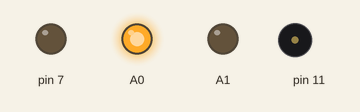
This sketch was run on a simulated Arduino Uno, built with avr-gcc and run on an emulated ATmega328P. Shown: output pins drawn as LEDs (lit = HIGH), buzzer (waves = sounding). Pins used as bus, display or sensor lines are not drawn.

Above: at 0.2 s.
At 1.7 s:
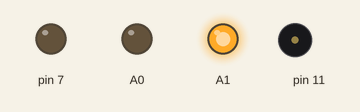
At 3.05 s:
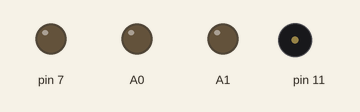
At 5.8 s:
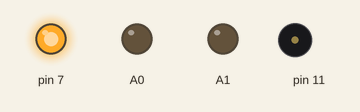
Timing chart, 0 to 7.1 s (numbered marks = the images above):
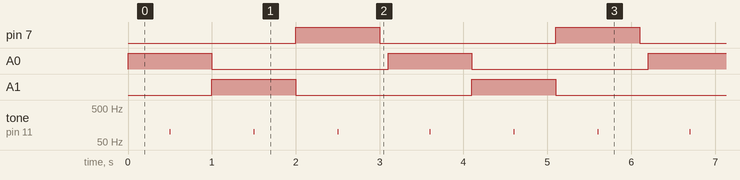

The sketch:

01_dual_led_buzzer.ino
```cpp
/*
 * 01_dual_led_buzzer
 * Board : JPSCUBE Engineers Training Kit (ATmega32U4)
 * Goal  : Blink LEDs in sequence and beep the buzzer using tone().
 *
 * Pins used (as wired on the training kit):
 *   A0, A1, 7 -> LED groups
 *   11        -> Buzzer (driven through NPN transistor Q1, 2N2222)
 */

void setup() {
  pinMode(A0, OUTPUT);
  pinMode(A1, OUTPUT);
  pinMode(7, OUTPUT);
  pinMode(11, OUTPUT);
}

void loop() {
  digitalWrite(A0, HIGH);
  delay(500);
  digitalWrite(11, HIGH);
  tone(11, 100, 10);
  delay(500);

  digitalWrite(A0, LOW);
  digitalWrite(A1, HIGH);
  delay(500);
  digitalWrite(11, HIGH);
  tone(11, 100, 10);
  delay(500);

  digitalWrite(A1, LOW);
  digitalWrite(7, HIGH);
  delay(500);
  digitalWrite(11, HIGH);
  tone(11, 100, 10);
  delay(500);

  digitalWrite(7, LOW);
  digitalWrite(11, LOW);
  delay(100);
}
```

Measured:
- by itself, pin 7, A0, A1: alternates HIGH for 1.0 s and LOW for 2.1 s
- by itself, tone on pin 11: alternates 100 Hz for 0.01 s and silent for 0.99 s
